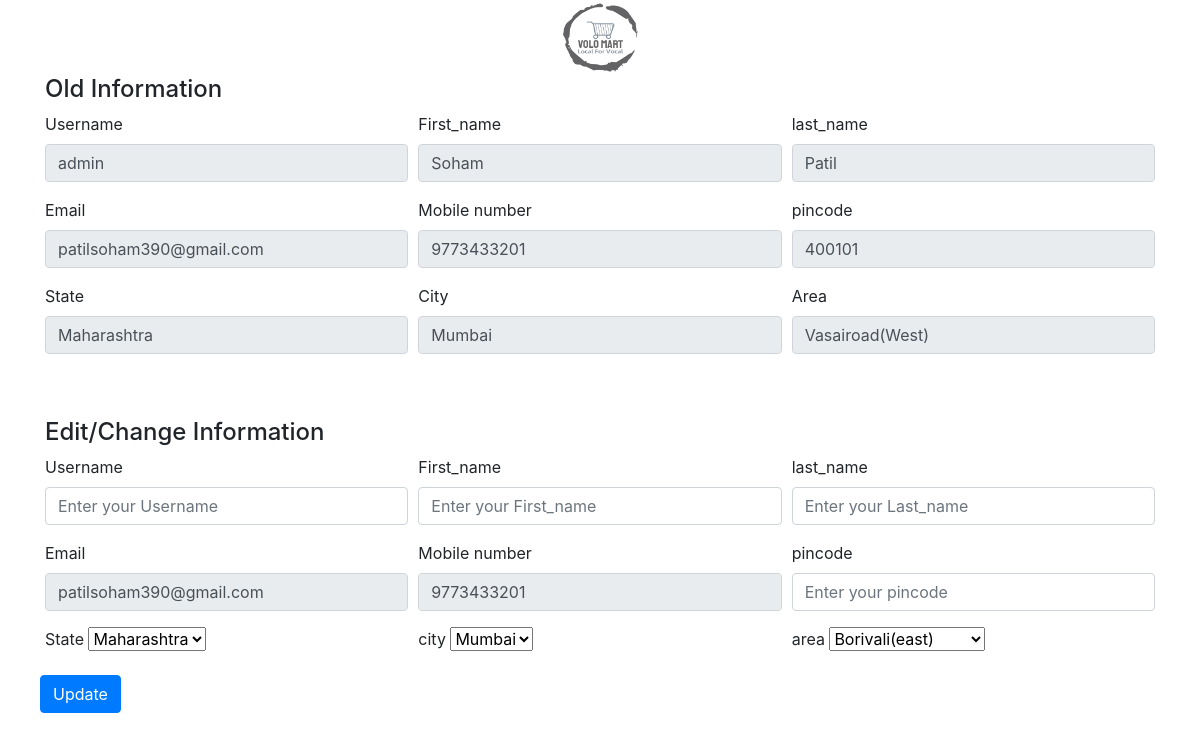
The page /userprofile (signed in) on the database its author committed.
### todoapp/models.py (models this page shows, shortened)
class Customer(models.Model):
    username = models.TextField(max_length = 20)
    first_name = models.TextField()
    last_name = models.TextField()
    email = models.EmailField()
    password = models.TextField()
    state = models.TextField(choices = state_choice, default = 'Maharashtra')
    city = models.TextField(choices = city_choice, default = 'Mumbai')
    area = models.TextField(choices = area_choice, default = 'Kandivali(East)')
    pincode = models.TextField()
    phone = models.CharField(max_length=10)

### todoapp/views.py (the view)
# urls.py: path('userprofile', views.userprofile, name="userprofile"),
def userprofile(request):
    so = Customer.objects.filter(username = request.session.get('username'))
    ab = Save.objects.filter(username = request.session.get('username'))
    context = {'username': request.session.get('username'), 'so': so, 'ab': ab}
    return render(request, 'userprofile.html', context)

### template/userprofile.html (shortened to what this page needs)
<!DOCTYPE html>
{% load static %}
<html lang="en"><head>
	<link href=
"https://stackpath.bootstrapcdn.com/bootstrap/4.3.1/css/bootstrap.min.css"
		rel="stylesheet" />
    <link rel="stylesheet" href="https://cdn.jsdelivr.net/npm/bootstrap@4.3.1/dist/css/bootstrap.min.css">
  </head>
<body>
  <div class="container text-center">
        <img src="{% static 'D:\VoLo\VoLo_latest\VoLo\static\logo-no-background.png' %}" alt="..." width="75" height="75">
    </div>
    {% for so in so %}
    <div class="container mb-5">
          <div class="h4">Old Information</div>
            <div class="form-row">
              <div class="form-group col-md-4">
                <label for="username">Username</label>
                <input disabled value="{{username}}"class="form-control" >
              </div>
              <div class="form-group col-md-4">
                <label for="first_name">First_name</label>
                <input disabled value="{{so.first_name}}"class="form-control" >
              </div>
              <div class="form-group col-md-4">
                <label for="last_name">last_name</label>
                <input  disabled value="{{so.last_name}}"class="form-control">
              </div>
            </div>
            <div class="form-row ">
              <div class="form-group col-md-4">
                <label for="password">Email</label>
                <input disabled  value="{{so.email}}"class="form-control" >
              </div>
              <div class="form-group col-md-4">
                <label for="password">Mobile number</label>
                <input  disabled value="{{so.phone}}"class="form-control">
              </div>
              <div class="form-group col-md-4">
                  <label for="password">pincode</label>
                  <input disabled value="{{so.pincode}}"class="form-control" >
                </div>
                </div>
            <div class="form-row ">
              <div class="form-group col-md-4">
                <label for="password">State</label>
                <input  disabled value="{{so.state}}"class="form-control">
              </div>
              <div class="form-group col-md-4">
                <label for="password">City</label>
                <input  disabled value="{{so.city}}"class="form-control">
              </div>
              <div class="form-group col-md-4">
                  <label for="password">Area</label>
                  <input  disabled value="{{so.area}}"class="form-control">
                </div>
            </div>
            {% endfor %}
            </div>
        {% for so in so %}
<div class="container">
      <div class="h4">
        Edit/Change Information
      </div>
    <form action="/update/{{so.username}}/{{so.first_name}}/{{so.last_name}}/{{so.email}}/{{so.password}}/{{so.phone}}/{{so.pincode}}/{{so.state}}/{{so.city}}/{{so.area}}" method="post">
        <div class="form-row">
          <div class="form-group col-md-4">
            <label for="username">Username</label>
            <input type="text" class="form-control" id="username" name="username" placeholder="Enter your Username ">
          </div>
          <div class="form-group col-md-4">
            <label for="first_name">First_name</label>
            <input type="text" class="form-control" id="first_name" name="first_name" placeholder="Enter your First_name ">
          </div>
          <div class="form-group col-md-4">
            <label for="last_name">last_name</label>
            <input type="text"  class="form-control" id="last_name" name="last_name" placeholder="Enter your Last_name ">
          </div>
        </div>
        <div class="form-row ">
          <div class="form-group col-md-4">
            <label for="password">Email</label>
            <input type="inputPassword" disabled value={{so.email}} class="form-control" id="email" name="email" placeholder="Enter your Password">
          </div>
          <div class="form-group col-md-4">
            <label for="password">Mobile number</label>
            <input type="inputPassword" disabled value={{so.phone}} class="form-control" id="phone" name="phone" placeholder="Enter your Password">
          </div>
          <div class="form-group col-md-4">
              <label for="password">pincode</label>
              <input type="inputPassword"  class="form-control" id="pincode" name="pincode" placeholder="Enter your pincode">
            </div>
            </div>
        <div class="form-row ">
          <div class="form-group col-md-4">
            <label for="state" name="state" >State</label>
              <select name="state" id="state">
                <option value="Maharashtra">Maharashtra</option>
              </select>
            </div>
            <div class="form-group col-md-4 ">
              <label for="city" name="city" >city</label>
                <select name="city" id="city">
                  <option value="Mumbai">Mumbai</option>
                </select>
              </div>
              <div class="form-group col-md-4">
                <label for="area" name="area" >area</label>
                  <select name="area" id="area">
                    <option value="Borivali(east)"> Borivali(east)</option>
                  </select>
                </div>
        <button type="submit" class="btn btn-primary  mr-4 mb-5" >Update</button>
        </form>
        {% endfor %}
        </div>
</body>
</html>

### rows shown on the page
Customer: username "admin", first_name "Soham", last_name "Patil", email "patilsoham390@gmail.com", phone "9773433201", pincode "400101", state "Maharashtra", city "Mumbai", area "Vasairoad(West)"
